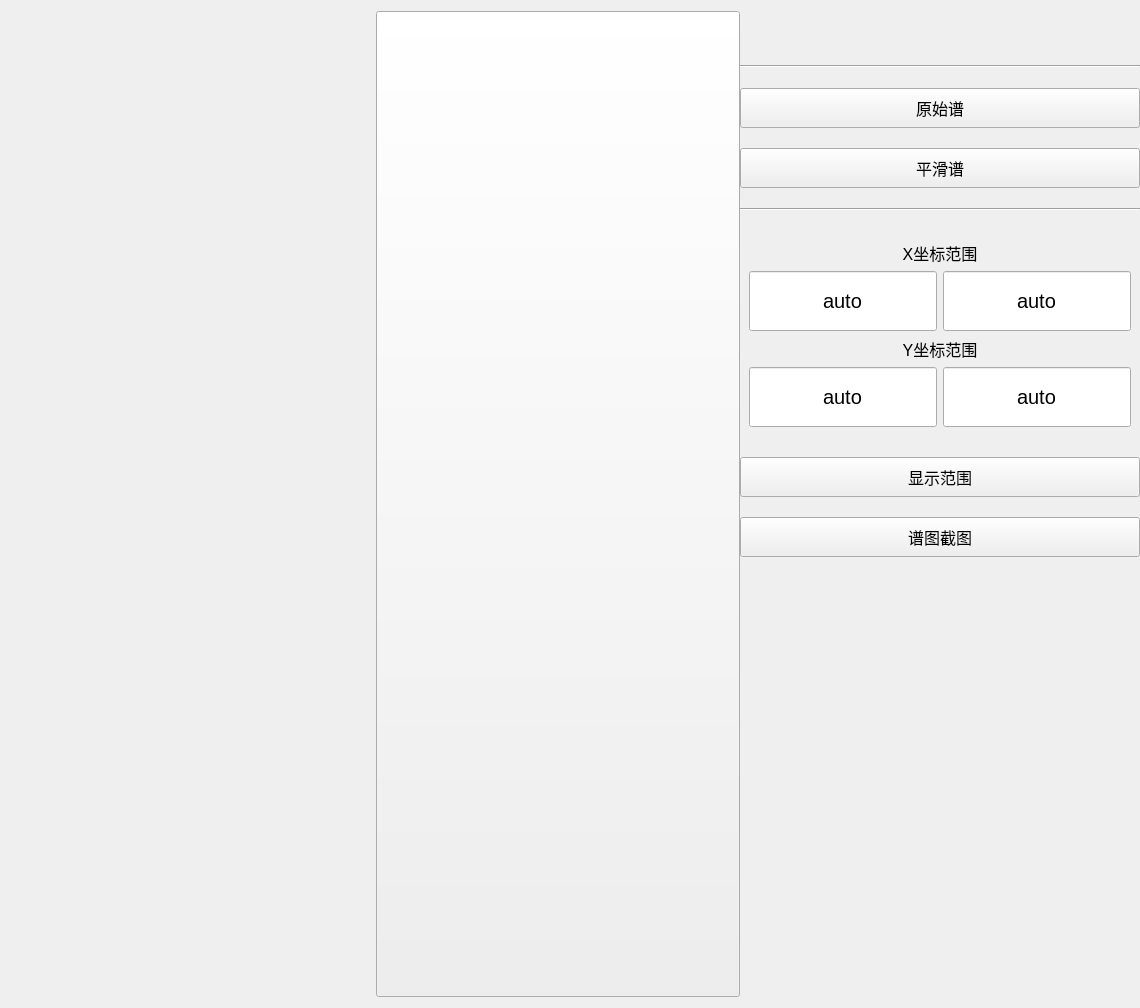
<?xml version="1.0" encoding="UTF-8"?>
<ui version="4.0">
 <class>sDataAcquisiton</class>
 <widget class="QWidget" name="sDataAcquisiton">
  <property name="geometry">
   <rect>
    <x>0</x>
    <y>0</y>
    <width>1140</width>
    <height>693</height>
   </rect>
  </property>
  <property name="windowTitle">
   <string>Form</string>
  </property>
  <layout class="QHBoxLayout" name="horizontalLayout">
   <property name="spacing">
    <number>0</number>
   </property>
   <property name="rightMargin">
    <number>0</number>
   </property>
   <item>
    <layout class="QVBoxLayout" name="verticalLayout">
     <item>
      <widget class="QWidget" name="UI_W_TIC" native="true">
       <property name="maximumSize">
        <size>
         <width>16777215</width>
         <height>16777215</height>
        </size>
       </property>
       <layout class="QVBoxLayout" name="UI_LAYOUT_TIC"/>
      </widget>
     </item>
     <item>
      <widget class="QWidget" name="UI_W_PROCESS" native="true">
       <layout class="QHBoxLayout" name="UI_LAYOUT_PROCESS"/>
      </widget>
     </item>
    </layout>
   </item>
   <item>
    <widget class="QPushButton" name="btnSlide">
     <property name="sizePolicy">
      <sizepolicy hsizetype="Minimum" vsizetype="Preferred">
       <horstretch>0</horstretch>
       <verstretch>0</verstretch>
      </sizepolicy>
     </property>
     <property name="minimumSize">
      <size>
       <width>50</width>
       <height>0</height>
      </size>
     </property>
     <property name="maximumSize">
      <size>
       <width>16777215</width>
       <height>16777215</height>
      </size>
     </property>
     <property name="styleSheet">
      <string notr="true">border-image: url(:/picture/Icon_Left.jpg);</string>
     </property>
     <property name="text">
      <string/>
     </property>
    </widget>
   </item>
   <item>
    <widget class="QWidget" name="RightWidget" native="true">
     <property name="maximumSize">
      <size>
       <width>400</width>
       <height>16777215</height>
      </size>
     </property>
     <layout class="QVBoxLayout" name="verticalLayout_2">
      <property name="spacing">
       <number>20</number>
      </property>
      <property name="leftMargin">
       <number>0</number>
      </property>
      <property name="topMargin">
       <number>0</number>
      </property>
      <property name="rightMargin">
       <number>0</number>
      </property>
      <property name="bottomMargin">
       <number>20</number>
      </property>
      <item>
       <widget class="QLabel" name="TIC_Value">
        <property name="text">
         <string/>
        </property>
       </widget>
      </item>
      <item>
       <widget class="sTICList" name="TICList" native="true"/>
      </item>
      <item>
       <widget class="Line" name="line">
        <property name="orientation">
         <enum>Qt::Horizontal</enum>
        </property>
       </widget>
      </item>
      <item>
       <widget class="QPushButton" name="UI_PB_ORIGINAL">
        <property name="minimumSize">
         <size>
          <width>0</width>
          <height>40</height>
         </size>
        </property>
        <property name="font">
         <font>
          <pointsize>12</pointsize>
         </font>
        </property>
        <property name="text">
         <string>原始谱</string>
        </property>
       </widget>
      </item>
      <item>
       <widget class="QPushButton" name="UI_PB_PROCESS">
        <property name="minimumSize">
         <size>
          <width>0</width>
          <height>40</height>
         </size>
        </property>
        <property name="font">
         <font>
          <pointsize>12</pointsize>
         </font>
        </property>
        <property name="text">
         <string>平滑谱</string>
        </property>
       </widget>
      </item>
      <item>
       <widget class="Line" name="line_2">
        <property name="orientation">
         <enum>Qt::Horizontal</enum>
        </property>
       </widget>
      </item>
      <item>
       <widget class="QWidget" name="rangeWidget_2" native="true">
        <layout class="QVBoxLayout" name="rangeWidget">
         <property name="spacing">
          <number>6</number>
         </property>
         <property name="topMargin">
          <number>10</number>
         </property>
         <property name="bottomMargin">
          <number>10</number>
         </property>
         <item>
          <widget class="QLabel" name="label">
           <property name="font">
            <font>
             <pointsize>12</pointsize>
            </font>
           </property>
           <property name="text">
            <string>X坐标范围</string>
           </property>
           <property name="alignment">
            <set>Qt::AlignCenter</set>
           </property>
          </widget>
         </item>
         <item>
          <layout class="QHBoxLayout" name="horizontalLayout_2">
           <item>
            <widget class="QLineEdit" name="UI_LE_X1">
             <property name="minimumSize">
              <size>
               <width>0</width>
               <height>60</height>
              </size>
             </property>
             <property name="font">
              <font>
               <pointsize>15</pointsize>
              </font>
             </property>
             <property name="text">
              <string>auto</string>
             </property>
             <property name="alignment">
              <set>Qt::AlignCenter</set>
             </property>
            </widget>
           </item>
           <item>
            <widget class="QLineEdit" name="UI_LE_X2">
             <property name="minimumSize">
              <size>
               <width>0</width>
               <height>60</height>
              </size>
             </property>
             <property name="font">
              <font>
               <pointsize>15</pointsize>
              </font>
             </property>
             <property name="text">
              <string>auto</string>
             </property>
             <property name="alignment">
              <set>Qt::AlignCenter</set>
             </property>
            </widget>
           </item>
          </layout>
         </item>
         <item>
          <widget class="QLabel" name="label_2">
           <property name="font">
            <font>
             <pointsize>12</pointsize>
            </font>
           </property>
           <property name="text">
            <string>Y坐标范围</string>
           </property>
           <property name="alignment">
            <set>Qt::AlignCenter</set>
           </property>
          </widget>
         </item>
         <item>
          <layout class="QHBoxLayout" name="horizontalLayout_3">
           <item>
            <widget class="QLineEdit" name="UI_LE_Y1">
             <property name="minimumSize">
              <size>
               <width>0</width>
               <height>60</height>
              </size>
             </property>
             <property name="font">
              <font>
               <pointsize>15</pointsize>
              </font>
             </property>
             <property name="text">
              <string>auto</string>
             </property>
             <property name="alignment">
              <set>Qt::AlignCenter</set>
             </property>
            </widget>
           </item>
           <item>
            <widget class="QLineEdit" name="UI_LE_Y2">
             <property name="minimumSize">
              <size>
               <width>0</width>
               <height>60</height>
              </size>
             </property>
             <property name="font">
              <font>
               <pointsize>15</pointsize>
              </font>
             </property>
             <property name="text">
              <string>auto</string>
             </property>
             <property name="alignment">
              <set>Qt::AlignCenter</set>
             </property>
            </widget>
           </item>
          </layout>
         </item>
        </layout>
       </widget>
      </item>
      <item>
       <widget class="QPushButton" name="btnRange">
        <property name="minimumSize">
         <size>
          <width>0</width>
          <height>40</height>
         </size>
        </property>
        <property name="font">
         <font>
          <pointsize>12</pointsize>
         </font>
        </property>
        <property name="text">
         <string>显示范围</string>
        </property>
       </widget>
      </item>
      <item>
       <widget class="QPushButton" name="btnSaveFrame">
        <property name="minimumSize">
         <size>
          <width>0</width>
          <height>40</height>
         </size>
        </property>
        <property name="font">
         <font>
          <pointsize>12</pointsize>
         </font>
        </property>
        <property name="text">
         <string>谱图截图</string>
        </property>
       </widget>
      </item>
      <item>
       <widget class="QWidget" name="widget" native="true">
        <property name="minimumSize">
         <size>
          <width>400</width>
          <height>400</height>
         </size>
        </property>
        <property name="maximumSize">
         <size>
          <width>400</width>
          <height>400</height>
         </size>
        </property>
       </widget>
      </item>
     </layout>
    </widget>
   </item>
  </layout>
 </widget>
 <customwidgets>
  <customwidget>
   <class>sTICList</class>
   <extends>QWidget</extends>
   <header location="global">LibWidget/ListWidget/sTICList.h</header>
   <container>1</container>
  </customwidget>
 </customwidgets>
 <resources/>
 <connections/>
</ui>
